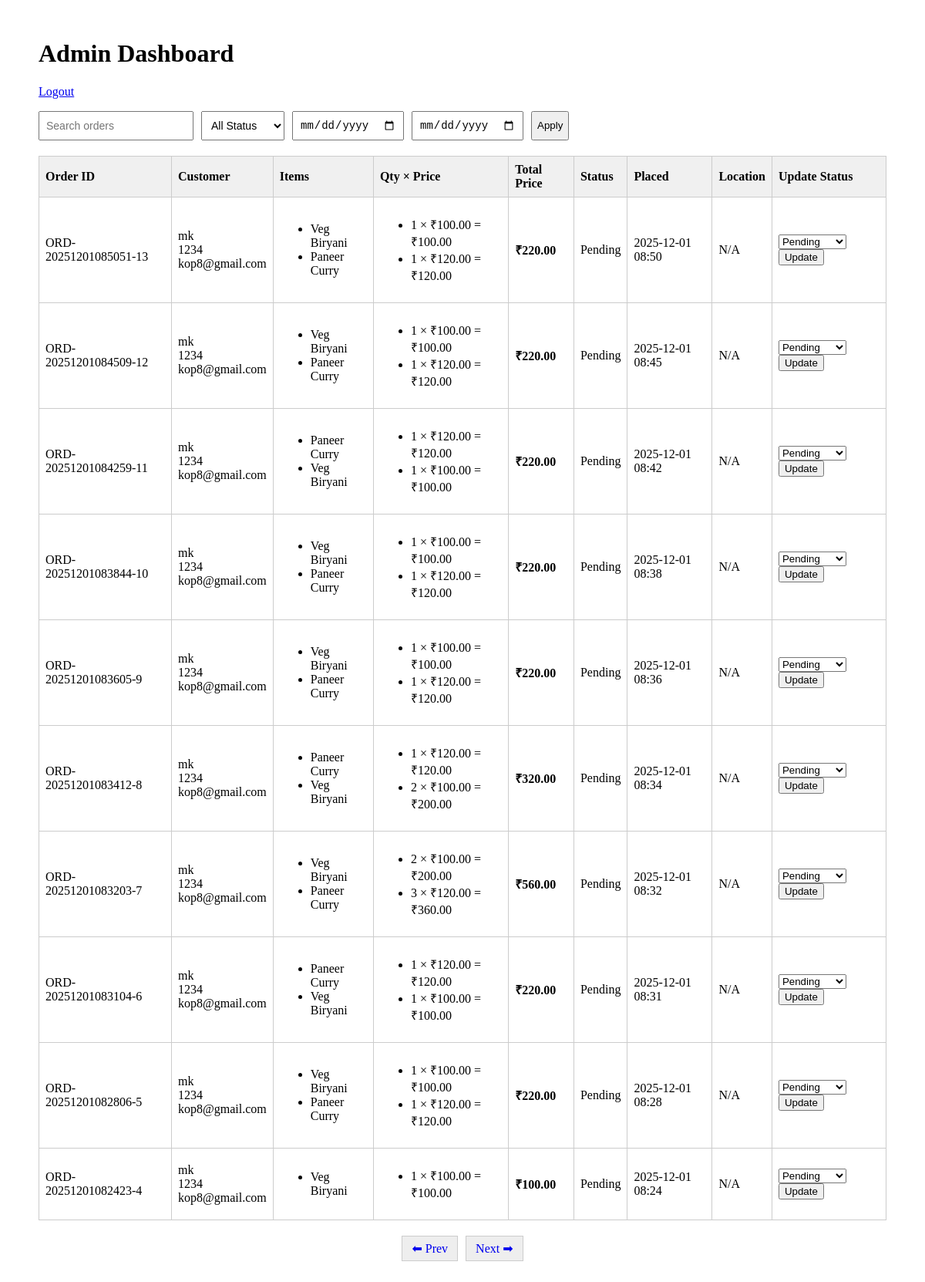
/admin/dashboard?page=2&query=&status=&start_date=&end_date= (signed in), run on the app's committed database.
### app.py (models this page shows)
class Order(db.Model):
    __tablename__ = "order"
    id = db.Column(db.Integer, primary_key=True)
    order_id = db.Column(db.String(64), unique=True, index=True)
    customer_name = db.Column(db.String(200))
    email = db.Column(db.String(200))
    phone = db.Column(db.String(40))
    address = db.Column(db.String(400))
    status = db.Column(db.String(50), default="Pending")
    latitude = db.Column(db.Float, nullable=True)
    longitude = db.Column(db.Float, nullable=True)
    map_link = db.Column(db.String(500), nullable=True)
    created_at = db.Column(db.DateTime, default=datetime.utcnow)
    items = db.relationship("OrderItem", backref="order", lazy=True)
    def total_price(self):
        return sum(float(i.price) * int(i.quantity) for i in self.items)

class OrderItem(db.Model):
    __tablename__ = "order_item"
    id = db.Column(db.Integer, primary_key=True)
    order_id = db.Column(db.Integer, db.ForeignKey("order.id"))
    item_name = db.Column(db.String(200))
    quantity = db.Column(db.Integer, default=1)
    price = db.Column(db.Float, default=0.0)

### app.py (the view, shortened to what this page needs)
@app.route("/admin/dashboard", methods=["GET"])
def admin_dashboard():
    if not session.get("admin_logged_in"):
        return redirect(url_for("admin_login"))
    query = request.args.get("query", "").strip()
    status_filter = request.args.get("status", "")
    start_date = request.args.get("start_date", "")
    end_date = request.args.get("end_date", "")
    page = int(request.args.get("page", 1))
    per_page = 10  # items per page
    orders_query = Order.query
    if status_filter:
        orders_query = orders_query.filter_by(status=status_filter)
    if start_date:
        start_dt = datetime.strptime(start_date, "%Y-%m-%d")
        orders_query = orders_query.filter(Order.created_at >= start_dt)
    if end_date:
        end_dt = datetime.strptime(end_date + " 23:59:59", "%Y-%m-%d %H:%M:%S")
        orders_query = orders_query.filter(Order.created_at <= end_dt)
    orders = orders_query.order_by(Order.created_at.desc()).paginate(page=page, per_page=per_page)
    return render_template(
        "admin_dashboard.html",
        orders=orders.items,
        pagination=orders,
        query=query,
        status_filter=status_filter,
        start_date=start_date,
        end_date=end_date,
    )

### templates/admin_dashboard.html (shortened to what this page needs)
<!doctype html>
<html>
<head>
</head>
<body>
<div class="container">
  <h1>Admin Dashboard</h1>
  <p><a href="{{ url_for('admin_logout') }}">Logout</a></p>
  <form method="GET" action="" class="filters">
    <input type="text" name="query" placeholder="Search orders"
           value="{{ query }}">
    <select name="status">
      <option value="">All Status</option>
    </select>
    <input type="date" name="start_date" value="{{ start_date }}">
    <input type="date" name="end_date" value="{{ end_date }}">
    <button type="submit">Apply</button>
  </form>
  {% if orders %}
    <table>
      <thead>
        <tr>
          <th>Order ID</th>
          <th>Customer</th>
          <th>Items</th>
          <th>Qty × Price</th>
          <th>Total Price</th>
          <th>Status</th>
          <th>Placed</th>
          <th>Location</th>
          <th>Update Status</th>
        </tr>
      </thead>
      <tbody>
        {% for o in orders %}
        <tr>
          <td>{{ o.order_id }}</td>
          <td>
            {{ o.customer_name }}<br>
            {{ o.phone }}<br>
            {{ o.email }}
          </td>
          <td>
            <ul>
              {% for item in o.items %}
                <li>{{ item.item_name }}</li>
              {% endfor %}
            </ul>
          </td>
          <td>
            <ul>
              {% for item in o.items %}
                {% set q = item.quantity|int %}
                {% set p = item.price|float %}
                {% set subtotal = q * p %}
                <li>{{ q }} × ₹{{ "%.2f"|format(p) }} = ₹{{ "%.2f"|format(subtotal) }}</li>
              {% endfor %}
            </ul>
          </td>
          <td><strong>₹{{ "%.2f"|format(o.total_price()) }}</strong></td>
          <td>{{ o.status }}</td>
          <td>{{ o.created_at.strftime('%Y-%m-%d %H:%M') }}</td>
          <td>
            {% if o.latitude and o.longitude %}
              <a href="https://www.google.com/maps?q={{ o.latitude }},{{ o.longitude }}" target="_blank">Map</a>
            {% else %}
              N/A
            {% endif %}
          </td>
          <td>
            <form method="POST" action="{{ url_for('update_status', order_db_id=o.id) }}">
              <select name="status">
                {% for s in ['Pending','Accepted','Processing','ontheway','Completed','Cancelled'] %}
                  <option value="{{ s }}" {% if o.status == s %}selected{% endif %}>{{ s }}</option>
                {% endfor %}
              </select>
              <button type="submit">Update</button>
            </form>
          </td>
        </tr>
        {% endfor %}
      </tbody>
    </table>
    <div class="pagination">
      {% if pagination.has_prev %}
        <a href="?page={{ pagination.prev_num }}&query={{ query }}&status={{ status_filter }}&start_date={{ start_date }}&end_date={{ end_date }}">⬅ Prev</a>
      {% endif %}
      {% if pagination.has_next %}
        <a href="?page={{ pagination.next_num }}&query={{ query }}&status={{ status_filter }}&start_date={{ start_date }}&end_date={{ end_date }}">Next ➡</a>
      {% endif %}
    </div>
  {% else %}
    <p>No orders found.</p>
  {% endif %}
</div>
</body>
</html>

### templates/admin_dashboard.html (style rules this page uses)
.container { max-width: 1100px; margin: 20px auto; padding: 10px; }
table { width: 100%; border-collapse: collapse; margin-top: 20px; }
th, td { border: 1px solid #ccc; padding: 8px; text-align: left; }
th { background: #f0f0f0; }
.filters { display: flex; gap: 10px; margin-top: 10px; flex-wrap: wrap; }
.filters input, .filters select { padding: 8px; font-size: 14px; }
.pagination { margin-top: 20px; display: flex; justify-content: center; gap: 10px; }
.pagination a { padding: 6px 12px; background: #eee; border: 1px solid #ccc; text-decoration: none; }

### data on the page
Order: order_id "ORD-20251201085051-13", customer_name "mk", phone "1234", email "kop8@gmail.com", status "Pending", created_at "2025-12-01 08:50", shows "N/A"
OrderItem: item_name "Veg Biryani", quantity "1", price "100.00", total_price "220.00"
OrderItem: item_name "Paneer Curry", quantity "1", price "120.00"
Order: order_id "ORD-20251201084509-12", customer_name "mk", phone "1234", email "kop8@gmail.com", status "Pending", created_at "2025-12-01 08:45", shows "N/A"
OrderItem: item_name "Veg Biryani", quantity "1", price "100.00", total_price "220.00"
OrderItem: item_name "Paneer Curry", quantity "1", price "120.00"
Order: order_id "ORD-20251201084259-11", customer_name "mk", phone "1234", email "kop8@gmail.com", status "Pending", created_at "2025-12-01 08:42", shows "N/A"
OrderItem: item_name "Paneer Curry", quantity "1", price "120.00", total_price "220.00"
OrderItem: item_name "Veg Biryani", quantity "1", price "100.00"
Order: order_id "ORD-20251201083844-10", customer_name "mk", phone "1234", email "kop8@gmail.com", status "Pending", created_at "2025-12-01 08:38", shows "N/A"
OrderItem: item_name "Veg Biryani", quantity "1", price "100.00", total_price "220.00"
OrderItem: item_name "Paneer Curry", quantity "1", price "120.00"
Order: order_id "ORD-20251201083605-9", customer_name "mk", phone "1234", email "kop8@gmail.com", status "Pending", created_at "2025-12-01 08:36", shows "N/A"
OrderItem: item_name "Veg Biryani", quantity "1", price "100.00", total_price "220.00"
OrderItem: item_name "Paneer Curry", quantity "1", price "120.00"
Order: order_id "ORD-20251201083412-8", customer_name "mk", phone "1234", email "kop8@gmail.com", status "Pending", created_at "2025-12-01 08:34", shows "N/A"
OrderItem: item_name "Paneer Curry", quantity "1", price "120.00", total_price "320.00"
OrderItem: item_name "Veg Biryani", quantity "2", price "100.00", subtotal "200.00"
Order: order_id "ORD-20251201083203-7", customer_name "mk", phone "1234", email "kop8@gmail.com", status "Pending", created_at "2025-12-01 08:32", shows "N/A"
OrderItem: item_name "Veg Biryani", quantity "2", price "100.00", subtotal "200.00", total_price "560.00"
OrderItem: item_name "Paneer Curry", quantity "3", price "120.00", subtotal "360.00"
Order: order_id "ORD-20251201083104-6", customer_name "mk", phone "1234", email "kop8@gmail.com", status "Pending", created_at "2025-12-01 08:31", shows "N/A"
OrderItem: item_name "Paneer Curry", quantity "1", price "120.00", total_price "220.00"
OrderItem: item_name "Veg Biryani", quantity "1", price "100.00"
Order: order_id "ORD-20251201082806-5", customer_name "mk", phone "1234", email "kop8@gmail.com", status "Pending", created_at "2025-12-01 08:28", shows "N/A"
OrderItem: item_name "Veg Biryani", quantity "1", price "100.00", total_price "220.00"
OrderItem: item_name "Paneer Curry", quantity "1", price "120.00"
Order: order_id "ORD-20251201082423-4", customer_name "mk", phone "1234", email "kop8@gmail.com", status "Pending", created_at "2025-12-01 08:24", shows "N/A"
OrderItem: item_name "Veg Biryani", quantity "1", price "100.00", total_price "100.00"
